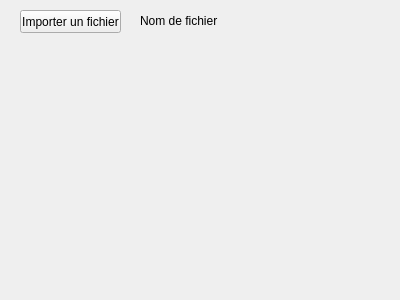
<?xml version="1.0" encoding="UTF-8"?>
<ui version="4.0">
 <class>Form</class>
 <widget class="QWidget" name="Form">
  <property name="geometry">
   <rect>
    <x>0</x>
    <y>0</y>
    <width>400</width>
    <height>300</height>
   </rect>
  </property>
  <property name="windowTitle">
   <string>Form</string>
  </property>
  <widget class="QPushButton" name="pushButton">
   <property name="geometry">
    <rect>
     <x>20</x>
     <y>10</y>
     <width>101</width>
     <height>23</height>
    </rect>
   </property>
   <property name="text">
    <string>Importer un fichier</string>
   </property>
  </widget>
  <widget class="QLabel" name="label">
   <property name="geometry">
    <rect>
     <x>140</x>
     <y>10</y>
     <width>221</width>
     <height>21</height>
    </rect>
   </property>
   <property name="text">
    <string>Nom de fichier</string>
   </property>
  </widget>
 </widget>
 <resources/>
 <connections/>
</ui>
